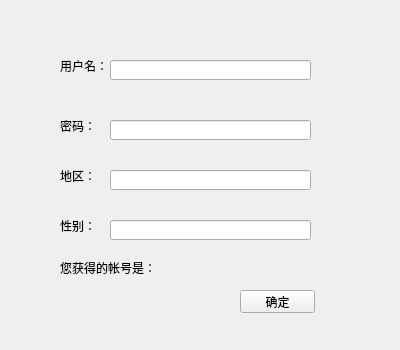
<?xml version="1.0" encoding="UTF-8"?>
<ui version="4.0">
 <class>Registration</class>
 <widget class="QWidget" name="Registration">
  <property name="geometry">
   <rect>
    <x>0</x>
    <y>0</y>
    <width>400</width>
    <height>350</height>
   </rect>
  </property>
  <property name="minimumSize">
   <size>
    <width>400</width>
    <height>350</height>
   </size>
  </property>
  <property name="maximumSize">
   <size>
    <width>400</width>
    <height>350</height>
   </size>
  </property>
  <property name="windowTitle">
   <string>Form</string>
  </property>
  <widget class="QLabel" name="userLabel">
   <property name="geometry">
    <rect>
     <x>60</x>
     <y>60</y>
     <width>54</width>
     <height>12</height>
    </rect>
   </property>
   <property name="text">
    <string>用户名：</string>
   </property>
  </widget>
  <widget class="QLabel" name="pwdLabel">
   <property name="geometry">
    <rect>
     <x>60</x>
     <y>120</y>
     <width>54</width>
     <height>12</height>
    </rect>
   </property>
   <property name="text">
    <string>密码：</string>
   </property>
  </widget>
  <widget class="QLabel" name="areaLabel">
   <property name="geometry">
    <rect>
     <x>60</x>
     <y>170</y>
     <width>54</width>
     <height>12</height>
    </rect>
   </property>
   <property name="text">
    <string>地区：</string>
   </property>
  </widget>
  <widget class="QLabel" name="userLabel_2">
   <property name="geometry">
    <rect>
     <x>60</x>
     <y>220</y>
     <width>54</width>
     <height>12</height>
    </rect>
   </property>
   <property name="text">
    <string>性别：</string>
   </property>
  </widget>
  <widget class="QLineEdit" name="userLineEdit">
   <property name="geometry">
    <rect>
     <x>110</x>
     <y>60</y>
     <width>201</width>
     <height>20</height>
    </rect>
   </property>
  </widget>
  <widget class="QLineEdit" name="pwdLineEdit">
   <property name="geometry">
    <rect>
     <x>110</x>
     <y>120</y>
     <width>201</width>
     <height>20</height>
    </rect>
   </property>
  </widget>
  <widget class="QLineEdit" name="areaLineEdit">
   <property name="geometry">
    <rect>
     <x>110</x>
     <y>170</y>
     <width>201</width>
     <height>20</height>
    </rect>
   </property>
  </widget>
  <widget class="QLineEdit" name="genderLineEdit">
   <property name="geometry">
    <rect>
     <x>110</x>
     <y>220</y>
     <width>201</width>
     <height>20</height>
    </rect>
   </property>
  </widget>
  <widget class="QLabel" name="accountLabel">
   <property name="geometry">
    <rect>
     <x>60</x>
     <y>260</y>
     <width>251</width>
     <height>16</height>
    </rect>
   </property>
   <property name="text">
    <string>您获得的帐号是：</string>
   </property>
  </widget>
  <widget class="QPushButton" name="submitButton">
   <property name="geometry">
    <rect>
     <x>240</x>
     <y>290</y>
     <width>75</width>
     <height>23</height>
    </rect>
   </property>
   <property name="text">
    <string>确定</string>
   </property>
  </widget>
 </widget>
 <resources/>
 <connections/>
</ui>
